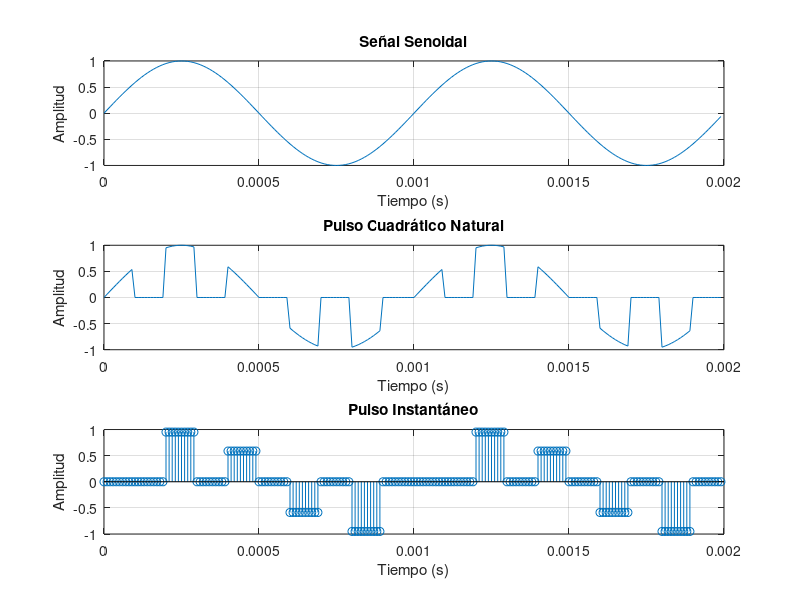

Write MATLAB code to recreate this figure. (Note: this script raises an error after producing the figure.)
%1)%

fc=1000;
fs= 100000;
tm=1/fs;
ls=200;
t=(0:ls-1)*tm;
m = sin(2* pi * fc * t);

%2)%

fs_2=5000;
Ts=1/fs_2;
ancho_pulso=0.5*Ts;
d=ancho_pulso/Ts;
pulsos_cuadrados=zeros(size(t));
n=0:Ts:max(t);
pam_natural=zeros(size(t));
for i = 1:length(n)
    pam_natural(t>=n(i) & t< n(i) + ancho_pulso)= m(t>=n(i) & t< n(i) + ancho_pulso);
end

%3)%

pam_instantaneo = zeros(size(t));
for i = 1:length(n)
    pam_instantaneo(t >= n(i) & t < n(i) + ancho_pulso) = sin(2* pi* fc* n(i));
end
figure;

% Primer gráfico: Señal senoidal
subplot(3,1,1);
plot(t, m);
title('Señal Senoidal');
xlabel('Tiempo (s)');
ylabel('Amplitud');
grid on;

% Segundo gráfico: Pulso cuadrático natural
subplot(3,1,2);
plot(t, pam_natural);
title('Pulso Cuadrático Natural');
xlabel('Tiempo (s)');
ylabel('Amplitud');
grid on;

% Tercer gráfico: Pulso instantáneo
subplot(3,1,3);
stem(t, pam_instantaneo);
title('Pulso Instantáneo');
xlabel('Tiempo (s)');
ylabel('Amplitud');
grid on;

sgtitle('Gráficos');
%Actividad%
%1)%
Nfft = length(t);                     
f = fs*(0:Nfft/2-1)/Nfft;            

M_f = fft(m);
PAM_nat_f = fft(pam_natural);
PAM_inst_f = fft(pam_instantaneo);

M_f = abs(M_f(1:Nfft/2));
PAM_nat_f = abs(PAM_nat_f(1:Nfft/2));
PAM_inst_f = abs(PAM_inst_f(1:Nfft/2));

% Primer gráfico: Señal senoidal
figure;
subplot(3,1,1);
plot(f, M_f/max(M_f));
title('Señal original');
xlabel('Tiempo (s)');
ylabel('Amplitud');
grid on;

% Segundo gráfico: Pulso cuadrático natural
subplot(3,1,2);
plot(f, PAM_nat_f/max(PAM_nat_f));
title('Forma natural');
xlabel('Tiempo (s)');
ylabel('Amplitud');
grid on;

% Tercer gráfico: Pulso instantáneo
subplot(3,1,3);
plot(f, PAM_inst_f/max(PAM_inst_f));
title('Forma instantanea');
xlabel('Tiempo (s)');
ylabel('Amplitud');
grid on;

sgtitle('Transformadas de Fourier');

%2)%
N=64;
L=2^N;
pcm_signal_inst = round((pam_instantaneo + 1) * (L - 1) / 2);
m_norm = (m - min(m)) / (max(m) - min(m));
pam_instantaneo_norm = (pam_instantaneo - min(pam_instantaneo)) / (max(pam_instantaneo) - min(pam_instantaneo));
pcm_signal_inst_norm = (pcm_signal_inst - min(pcm_signal_inst)) / (max(pcm_signal_inst) - min(pcm_signal_inst));
quantization_error_inst = pam_instantaneo_norm - ((2 * pcm_signal_inst / (L - 1)) - 1);

figure;
subplot(3,1,1);
hold on;
plot(t, m_norm);
plot(t, pam_instantaneo_norm);
plot(t, pcm_signal_inst_norm, '--');
title('PCM: Señal original, PAM instantáneo y PAM cuantificada');
legend('m(t)', 'PAM inst.', 'PCM');
xlabel('Tiempo (s)');
grid on;

% Gráfico del error
subplot(3,1,2);
plot(t, quantization_error_inst);
title('Error de cuantización (por muestra)');
xlabel('Tiempo (s)');
ylabel('Error');
grid on;
